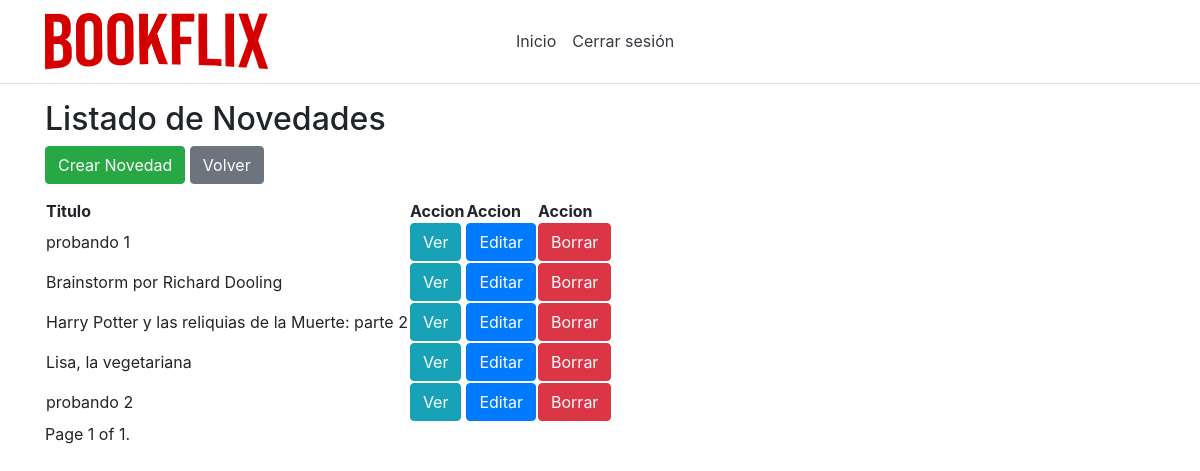
The page /listNovedades/ (signed in) on the database as committed earlier.
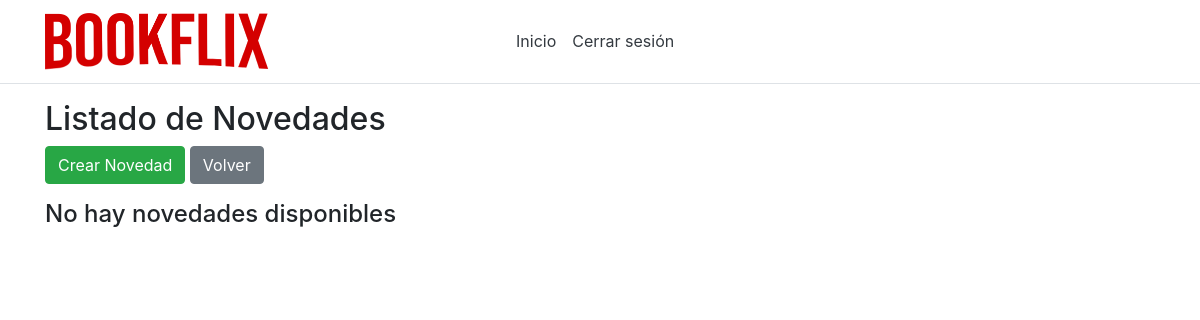
The same page on the database as committed later.
### app/models.py (models this page shows, shortened)
class Novedad(models.Model):
    id = models.AutoField(primary_key=True)
    titulo = models.CharField(max_length=50,unique=True)
    descripcion = models.CharField(max_length=1000)
    archivo = models.ImageField(upload_to='static/images/',null=True,blank=True)
    archivoVideo = models.FileField(upload_to='static/videos/',null=True,blank=True)

### app/views.py (the view)
# urls.py: path('listNovedades/', views.listNovedades),
def listNovedades(request):
    novedades = Novedad.objects.all()
    paginator = Paginator(novedades, 5)
    page_number = request.GET.get('page')
    page_obj = paginator.get_page(page_number)
    return render(request, 'shared/listOfNovedades.html', {'novedades': page_obj})

### app/models.py (called while the page is built)
    @property
    def is_active(self):
        return self.active

    @property
    def is_superuser(self):
        return self.superuser

### app/templates/shared/listOfNovedades.html (shortened to what this page needs)
{% extends 'default/layout.html' %}
{% block admin %}
<h2>Listado de Novedades</h2>
<div class="btn-group" role="group" aria-label="Basic example">
<form method="get" action="/createNovedad">
    <button class="btn btn-success" type="submit">Crear Novedad</button>
</form>
<form method="get" action="/inicio">
    <button class="btn btn-secondary" type="submit">Volver</button>
</form>
</div>
{% if novedades %}
<table>
    <thead>
        <tr>
            <th>Titulo</th>
            <th>Accion</th>
            <th>Accion</th>
            <th>Accion</th>
        </tr>
    </thead>
    <tbody>
        {% for novedad in novedades %}
        <tr>
            <td>{{ novedad.titulo }}</td>
            <td><a class="btn btn-info" role="button" href="/viewNovedad/{{ novedad.id }}">Ver</a></td>
            <td><a class="btn btn-primary" role="button" href="/editNovedad/{{ novedad.id }}">Editar</a></td>
            <td><a class="btn btn-danger" role="button" href="/deleteNovedad/{{ novedad.id }}" onClick="return confirm('¿Seguro que quieres borrar a {{novedad.titulo}}?');"> Borrar</a></td>
        </tr>
        {% endfor %}
    </tbody>
</table>
<div class="pagination">
    <span class="step-links">
        <span class="current">
            Page {{ novedades.number }} of {{ novedades.paginator.num_pages }}.
        </span>
    </span>
</div>
{% else %}
    <h4>No hay novedades disponibles</h4>
{% endif %}
{% endblock %}

### app/templates/default/layout.html
{% include "default/header.html" %}
<div class="container">
{% if user.is_authenticated %}
{% block share %}
    {% if user.is_superuser == 1 %}
        {% block admin %}
        {% endblock %}
    {% else %}
        {% block suscriptor %}
        {% endblock %}
    {% endif %}
{% endblock %}
{% else %}
    {% block public %}
        <a>Tiene que loguearse para ver el contenido</a>
        <a href="{% url 'login' %}">click aqui para ingresar</a>
    {% endblock %}
{% endif %}
</div>
{% include "default/footer.html" %}

### app/templates/default/header.html (shortened to what this page needs)
<head>
    {% load static %}
    <link rel="stylesheet" type="text/css" href="{% static 'css/bootstrap.css' %}">
    <link rel="stylesheet" type="text/css" href="{% static 'css/style.css' %}">
</head>
    <header>
        <nav class="navbar navbar-expand-sm navbar-toggleable-sm navbar-light bg-white border-bottom box-shadow mb-3">
            <div class="container">
                <a class="navbar-brand">
                    <img src="{% static 'images/bookflix.png' %}" class="imglogo" />
                </a>
                <div class="navbar-collapse collapse d-sm-inline-flex flex-sm-row-reverse">
                    <ul class="navbar-nav flex-grow-1">
                        {% if user.is_authenticated %}
                        <li class="nav-item">
                            <a class="nav-link text-dark" href="/">Inicio</a>
                        </li>
                        <li class="nav-item">
                            <a class="nav-link text-dark" href="{% url 'logout' %}"
                            onClick="return confirm('¿Seguro que quiere cerrar sesión?');">
                            Cerrar sesión
                            </a>
                        </li>
                        {% else %}
                        <li class="nav-item">
                            <a class="nav-link text-dark" href="/">Iniciar sesion</a>
                        </li>
                        {% endif %}
                    </ul>
                </div>
            </div>
        </nav>
    </header>

### app/templates/default/footer.html
</body>
</html>

### static/css/style.css (style rules this page uses)
.imglogo { max-width: 50%; }
.container { width: 100%; }

Rows that differ between the two databases and show on the page:
removed Novedad: titulo "probando 1"
removed Novedad: titulo "Brainstorm por Richard Dooling"
removed Novedad: titulo "Harry Potter y las reliquias de la Muerte: parte 2"
removed Novedad: titulo "Lisa, la vegetariana"
removed Novedad: titulo "probando 2"
Other text that changed with them:
{{ novedades.number }}: "1" → (not shown)
{{ novedades.paginator.num_pages }}: "1" → (not shown)
text no longer shown: "Titulo Accion Accion Accion Page of ."
text now shown: "No hay novedades disponibles"
